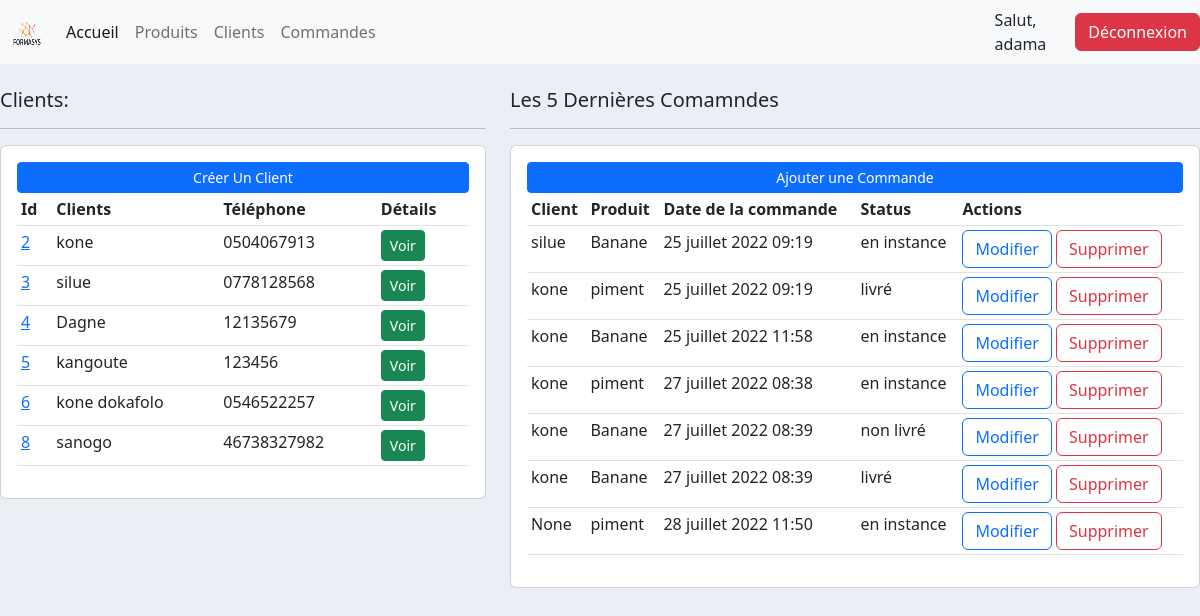
The app's page / (signed in) with its own data.
### client/models.py (models this page shows)
class Client(models.Model):
    nom=models.CharField(max_length=200, null=True)
    telephone=models.CharField(max_length=200, null=True)
    date_creation=models.DateTimeField(auto_now_add=True, null=True)
    def __str__(self):
        return self.nom

### commande/models.py (models this page shows, shortened)
class Commande(models.Model):
    STATUS=(
        ('en instance','en instance'),
        ('non livré', 'non livré'),
        ('livré', 'livré') )
    client=models.ForeignKey(Client, null=True,on_delete=models.SET_NULL)
    produit=models.ForeignKey(Produit, null=True,on_delete=models.SET_NULL)
    status=models.CharField(max_length=200, null=True,choices=STATUS)
    date_creation=models.DateTimeField(auto_now_add=True, null=True)

### produit/models.py (models this page shows)
class Produit(models.Model):
    nom=models.CharField(max_length=200, null=True)
    prix=models.FloatField(null=True)
    description = models.TextField(null=True)
    date_creation = models.DateTimeField(auto_now_add=True, null=True)
    tag=models.ManyToManyField(Tag, null=True)
    photo = models.FileField(upload_to='images', null=True)
    def __str__(self):
        return self.nom

### produit/views.py (the view)
# urls.py: path('', views.home, name='accueil'),
@login_required
def home(request):
    commandes = Commande.objects.all()
    clients = Client.objects.all()
    context={'clients':clients,'commandes':commandes}
    return render(request, 'produit/accueil.html', context)

### templates/produit/accueil.html
{% extends 'template.html' %}
{% block contenu %}
  <br>
<div class="row">
	<div class="col-md-5">
		<h5>Clients:</h5>
		<hr>
		<div class="card card-body">
			<a class="btn btn-primary  btn-sm btn-block" href="{% url 'ajoutClient' %}">Créer Un Client</a>
			<table class="table table-sm">
				<tr>
					<th>Id</th>
					<th>Clients</th>
					<th>Téléphone</th>
					<th>Détails</th>
				</tr>
				{% for client in clients %}
					<tr>
						<td><a href="{% url 'infoClient' client.id %}">{{client.id}}</a></td>
						<td>{{client.nom}}</td>
						<td>{{client.telephone}}</td>
						<td><a href="{% url 'infoClient' client.id %}" class="btn btn-sm btn-success">Voir</a></td>
					</tr>
				{% endfor %}
			</table>
		</div>
	</div>
	<div class="col-md-7">
		<h5>Les 5 Dernières Comamndes</h5>
		<hr>
		<div class="card card-body">
			<a class="btn btn-primary  btn-sm btn-block" href="{% url 'ajout_commande' %}">Ajouter une Commande</a>
			<table class="table table-sm">
				<tr>
					<th>Client</th>
					<th>Produit</th>
					<th>Date de la commande</th>
					<th>Status</th>
					<th>Actions</th>
				</tr>
				{% for commande in commandes %}
					<tr>
						<td>{{commande.client}}</td>
						<td>{{commande.produit}}</td>
						<td>{{commande.date_creation}}</td>
						<td>{{commande.status}}</td>
						<td>
							<a href="modification_commande/{{commande.id}}" class="btn btn-outline-primary">Modifier</a>
							<a href="{% url 'supprimer_commande' commande.id %}" class="btn btn-outline-danger">Supprimer</a>
						</td>
					</tr>
				{% endfor %}
			</table>
		</div>
	</div>
</div>
{% endblock %}

### templates/base/navbar.html (shortened to what this page needs)
{% load static %}
    <nav class="navbar navbar-expand-lg bg-light">
      <div class="container-fluid">
        <a class="navbar-brand" href="#"><img src="{% static 'images/logo.png' %}" alt="notre logo" srcset="" style="height:30px; width:30px"></a>
        <div class="collapse navbar-collapse" id="navbarNavAltMarkup">
          <div class="navbar-nav">
            <a class="nav-link active" aria-current="page" href="/">Accueil</a>
            <a class="nav-link" href="/produit">Produits</a>
            <a class="nav-link" href="/client">Clients</a>
            <a class="nav-link" href="/commande">Commandes</a>
          </div>
        </div>
      </div>
      <span>Salut, {{request.user }}</span>
       <span><a href="{% url 'deconnexion' %}" class="btn btn-danger">Déconnexion</a></span>
    </nav>

### static/css/template.css (style rules this page uses)
body { background-color: #ebeff5; }

### records on screen
Client: id "2", nom "kone", telephone "0504067913"
Client: id "3", nom "silue", telephone "0778128568"
Client: id "4", nom "Dagne", telephone "12135679"
Client: id "5", nom "kangoute", telephone "123456"
Client: id "6", nom "kone dokafolo", telephone "0546522257"
Client: id "8", nom "sanogo", telephone "46738327982"
Commande: client "silue", produit "Banane", date_creation "25 juillet 2022 09:19", status "en instance"
Commande: client "kone", produit "piment", date_creation "25 juillet 2022 09:19", status "livré"
Commande: client "kone", produit "Banane", date_creation "25 juillet 2022 11:58", status "en instance"
Commande: client "kone", produit "piment", date_creation "27 juillet 2022 08:38", status "en instance"
Commande: client "kone", produit "Banane", date_creation "27 juillet 2022 08:39", status "non livré"
Commande: client "kone", produit "Banane", date_creation "27 juillet 2022 08:39", status "livré"
Commande: client "None", produit "piment", date_creation "28 juillet 2022 11:50", status "en instance"

### other values on screen
{{ request.user }} "adama"
